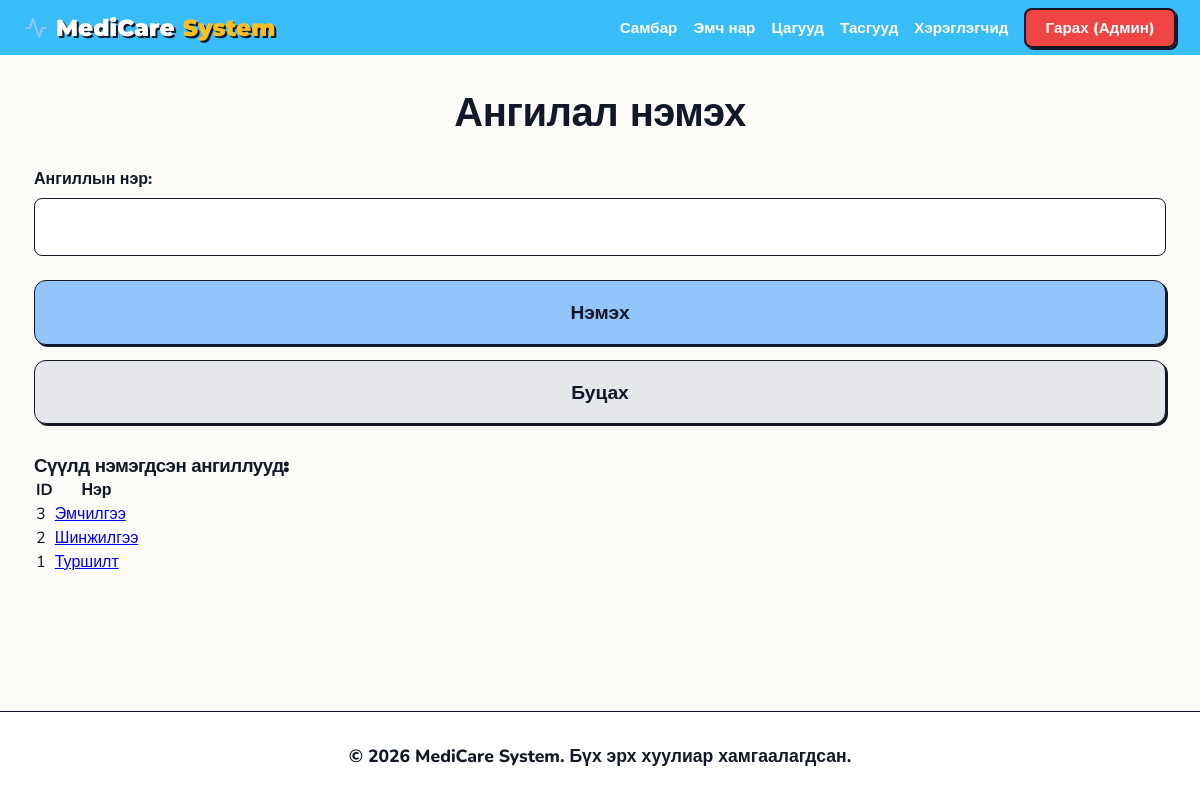
Screenshot of /admin/add_category.php (signed in) with the database file from the repository.
### tables this page shows
CREATE TABLE categories (
    id INT AUTO_INCREMENT PRIMARY KEY,
    name VARCHAR(100) NOT NULL UNIQUE,
    created_at TIMESTAMP DEFAULT CURRENT_TIMESTAMP
);

### config/security.php (called while the page is built, shortened)
<?php
function esc($string) {
    return htmlspecialchars($string ?? '', ENT_QUOTES, 'UTF-8');
}

### admin/add_category.php (the view, shortened to what this page needs)
<?php
require_once "../config/security.php";
require_once "../config/db.php";
?>
<?php require_once "../includes/header.php"; ?>
<div class="admin-form-container">
    <h2>Ангилал нэмэх</h2>
    <form method="POST" action="">
        <div class="form-group">
            <label for="category_name">Ангиллын нэр:</label>
            <input type="text" id="category_name" name="category_name" class="form-control" required>
        </div>
        <button type="submit" class="btn btn-primary" style="margin-top: 15px;">Нэмэх</button>
        <a href="dashboard.php" class="btn btn-secondary" style="margin-top: 15px;">Буцах</a>
    </form>
    <h3 style="margin-top: 30px;">Сүүлд нэмэгдсэн ангиллууд:</h3>
    <table class="table mt-3">
        <thead>
            <tr>
                <th>ID</th>
                <th>Нэр</th>
            </tr>
        </thead>
        <tbody>
            <?php
            try {
                $cats = $conn->query("SELECT * FROM categories ORDER BY id DESC LIMIT 5");
                if ($cats->rowCount() > 0) {
                    while ($cat = $cats->fetch()) {
                        $safeUrl = "view_category.php?name=" . urlencode($cat['name']);
                        echo "<tr>";
                        echo "<td>" . esc($cat['id']) . "</td>";
                        echo "<td><a href='" . esc($safeUrl) . "'>" . esc($cat['name']) . "</a></td>";
                        echo "</tr>";
                    }
                } else {
                    echo "<tr><td colspan='2'>Одоогоор ангилал байхгүй байна.</td></tr>";
                }
            } catch (Exception $e) {
                echo "<tr><td colspan='2'>Хүснэгт үүсээгүй байна.</td></tr>";
            }
            ?>
        </tbody>
    </table>
</div>
<?php require_once "../includes/footer.php"; ?>

### assets/css/style.css (style rules this page uses)
:root { --bg-color: #fdfbf7; --text-main: #111827; --text-muted: #4b5563; --primary: #93c5fd; --primary-hover: #60a5fa; --secondary: #fbbf24; --secondary-hover: #f59e0b; --danger: #ef4444; --navbar-bg: #38bdf8; --border-color: #111827; --border-width: 1px; --shadow-color: #111827; --shadow-color-alt: #f97316; --card-bg: #ffffff; }
* { box-sizing: border-box; margin: 0; padding: 0; }
body { font-family: 'Nunito', sans-serif; background-color: var(--bg-color); color: var(--text-main); min-height: 100vh; display: flex; flex-direction: column; }
h1, h2, h3, h4, h5, h6 { font-family: 'Montserrat', sans-serif; font-weight: 900; text-transform: none; letter-spacing: -0.5px; }
h2 { font-size: 2.5rem; margin-bottom: 2rem; color: var(--text-main); text-align: center; }
.form-group { margin-bottom: 1.5rem; }
.form-group label { display: block; margin-bottom: 0.5rem; font-size: 1rem; font-weight: 800; color: var(--text-main); text-transform: none; }
.form-control { width: 100%; padding: 1rem; background: #fff; border: var(--border-width) solid var(--border-color); border-radius: 8px; color: var(--text-main); font-family: inherit; font-size: 1.1rem; font-weight: 700; transition: all 0.2s ease; }
.btn { display: block; width: 100%; padding: 1.2rem 1.5rem; border: var(--border-width) solid var(--border-color); border-radius: 12px; font-size: 1.2rem; font-weight: 900; cursor: pointer; text-align: center; text-decoration: none; transition: all 0.1s ease; font-family: 'Montserrat', sans-serif; text-transform: none; }
.btn-primary { background: var(--primary); color: var(--text-main); box-shadow: 2px 2px 0px var(--border-color); }
.btn-secondary { background: #e5e7eb; color: var(--text-main); box-shadow: 2px 2px 0px var(--border-color); }

### rows the page displays
categories: id "3", name "Эмчилгээ"
categories: id "2", name "Шинжилгээ"
categories: id "1", name "Туршилт"

### other values shown
$_SESSION['full_name'] "Админ"
